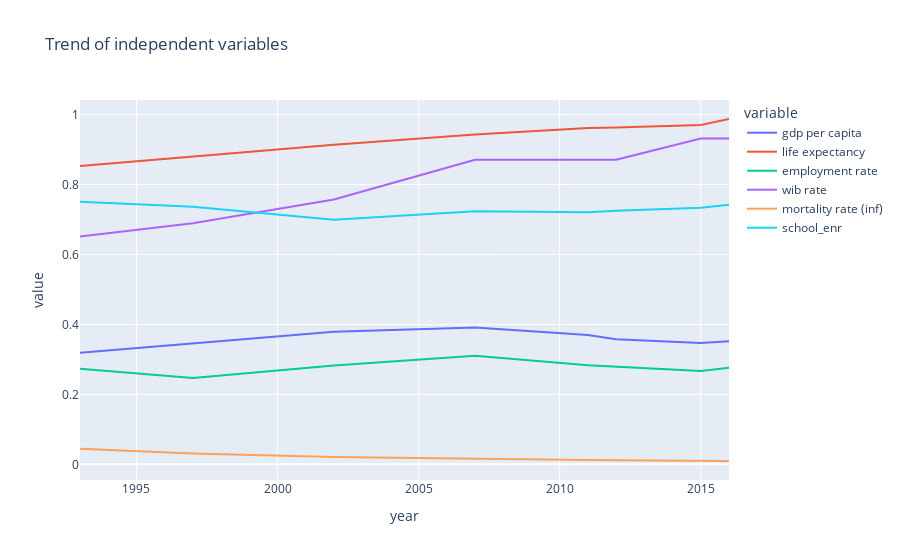

This figure's notebook cell:
### Code cell
px.line(results.loc[results['country_code'] == 'ITA'], y = features[2:], x = 'year', title = 'Trend of independent variables')

### Figure 1 — Plotly figure (JSON) as saved in the notebook; plotly's stock layout.template omitted (floating-point values rounded to 4 significant figures)
{"data": [{"hovertemplate": "variable=gdp per capita<br>year=%{x}<br>value=%{y}<extra></extra>", "legendgroup": "gdp per capita", "line": {"color": "#636efa", "dash": "solid"}, "mode": "lines", "name": "gdp per capita", "orientation": "v", "showlegend": true, "type": "scatter", "x": [1993, 1997, 2002, 2007, 2011, 2012, 2015, 2016], "xaxis": "x", "y": [0.319, 0.3458, 0.379, 0.3916, 0.37, 0.3578, 0.3469, 0.352], "yaxis": "y"}, {"hovertemplate": "variable=life expectancy<br>year=%{x}<br>value=%{y}<extra></extra>", "legendgroup": "life expectancy", "line": {"color": "#EF553B", "dash": "solid"}, "mode": "lines", "name": "life expectancy", "orientation": "v", "showlegend": true, "type": "scatter", "x": [1993, 1997, 2002, 2007, 2011, 2012, 2015, 2016], "xaxis": "x", "y": [0.853, 0.8798, 0.9141, 0.9435, 0.9618, 0.9631, 0.9705, 0.9876], "yaxis": "y"}, {"hovertemplate": "variable=employment rate<br>year=%{x}<br>value=%{y}<extra></extra>", "legendgroup": "employment rate", "line": {"color": "#00cc96", "dash": "solid"}, "mode": "lines", "name": "employment rate", "orientation": "v", "showlegend": true, "type": "scatter", "x": [1993, 1997, 2002, 2007, 2011, 2012, 2015, 2016], "xaxis": "x", "y": [0.2737, 0.2467, 0.2824, 0.3108, 0.2835, 0.2791, 0.2672, 0.2764], "yaxis": "y"}, {"hovertemplate": "variable=wib rate<br>year=%{x}<br>value=%{y}<extra></extra>", "legendgroup": "wib rate", "line": {"color": "#ab63fa", "dash": "solid"}, "mode": "lines", "name": "wib rate", "orientation": "v", "showlegend": true, "type": "scatter", "x": [1993, 1997, 2002, 2007, 2011, 2012, 2015, 2016], "xaxis": "x", "y": [0.6515, 0.6894, 0.7576, 0.8712, 0.8712, 0.8712, 0.9318, 0.9318], "yaxis": "y"}, {"hovertemplate": "variable=mortality rate (inf)<br>year=%{x}<br>value=%{y}<extra></extra>", "legendgroup": "mortality rate (inf)", "line": {"color": "#FFA15A", "dash": "solid"}, "mode": "lines", "name": "mortality rate (inf)", "orientation": "v", "showlegend": true, "type": "scatter", "x": [1993, 1997, 2002, 2007, 2011, 2012, 2015, 2016], "xaxis": "x", "y": [0.04448, 0.03098, 0.02065, 0.01509, 0.01271, 0.01191, 0.01033, 0.009531], "yaxis": "y"}, {"hovertemplate": "variable=school_enr<br>year=%{x}<br>value=%{y}<extra></extra>", "legendgroup": "school_enr", "line": {"color": "#19d3f3", "dash": "solid"}, "mode": "lines", "name": "school_enr", "orientation": "v", "showlegend": true, "type": "scatter", "x": [1993, 1997, 2002, 2007, 2011, 2012, 2015, 2016], "xaxis": "x", "y": [0.7512, 0.7363, 0.6992, 0.7238, 0.7212, 0.7251, 0.7341, 0.7425], "yaxis": "y"}], "layout": {"legend": {"title": {"text": "variable"}, "tracegroupgap": 0}, "title": {"text": "Trend of independent variables"}, "xaxis": {"anchor": "y", "domain": [0, 1], "title": {"text": "year"}}, "yaxis": {"anchor": "x", "domain": [0, 1], "title": {"text": "value"}}}}
